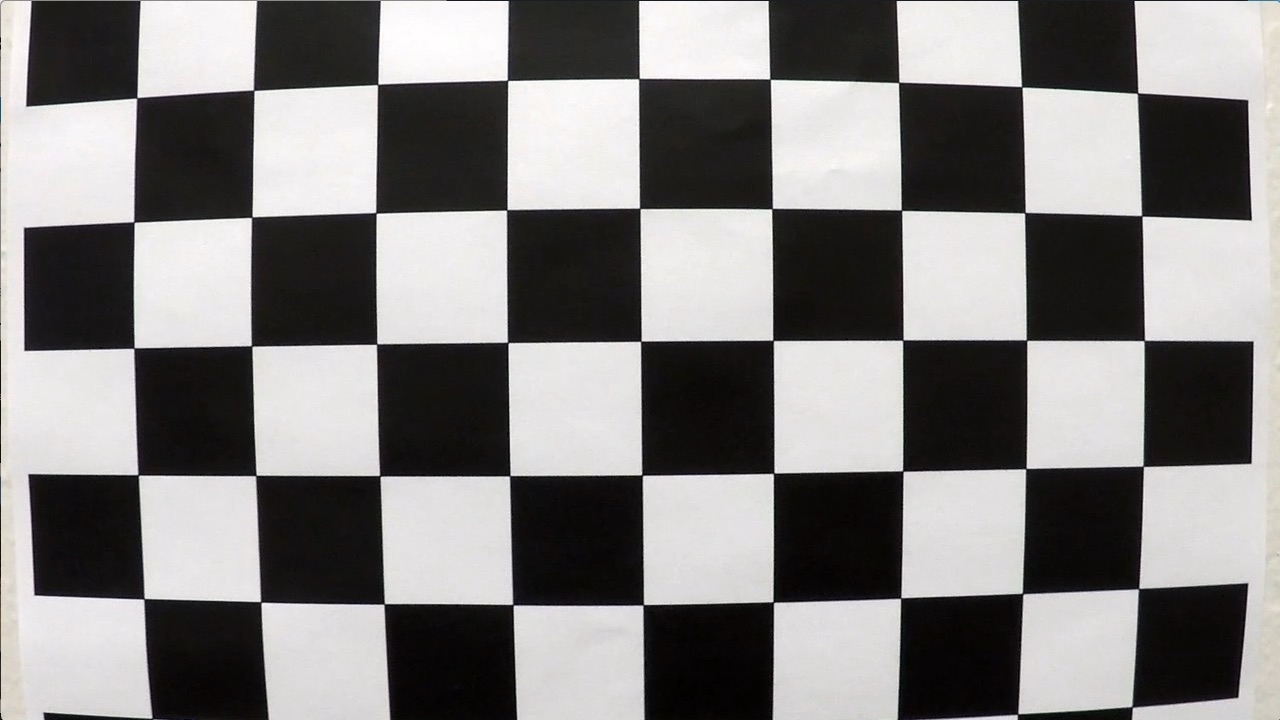
#> input picture camera_cal/calibration1.jpg, 1280 x 720 px; its folder holds 4 pictures in this run
$ jupyter execute project4.ipynb   (shell and % lines are left out)
#> lines starting #> are read from the running program, lines starting #| are printed output that depends on the picture; after the words box and inside, x2 and y2 are one past the last pixel; in counts of white or black regions, pixels touching at a corner belong together
## Advanced Lane Finding Project

The goals / steps of this project are the following:

* Compute the camera calibration matrix and distortion coefficients given a set of chessboard images.
* Apply a distortion correction to raw images.
* Use color transforms, gradients, etc., to create a thresholded binary image.
* Apply a perspective transform to rectify binary image ("birds-eye view").
* Detect lane pixels and fit to find the lane boundary.
* Determine the curvature of the lane and vehicle position with respect to center.
* Warp the detected lane boundaries back onto the original image.
* Output visual display of the lane boundaries and numerical estimation of lane curvature and vehicle position.

---
## First, I'll compute the camera calibration using chessboard images

[cell 1]
import numpy as np
import cv2
import glob
import matplotlib
#matplotlib.use('qt5agg')
import matplotlib.pyplot as plt

#%matplotlib qt

# prepare object points, like (0,0,0), (1,0,0), (2,0,0) ....,(6,5,0)
objp = np.zeros((6*9,3), np.float32)
objp[:,:2] = np.mgrid[0:9,0:6].T.reshape(-1,2)

# Arrays to store object points and image points from all the images.
objpoints = [] # 3d points in real world space
imgpoints = [] # 2d points in image plane.

# Make a list of calibration images
images = glob.glob('../camera_cal/calibration*.jpg')

# Step through the list and search for chessboard corners
for fname in images:
    print(fname)
    img = cv2.imread(fname)
#> img is the input picture: shape (720, 1280, 3); mean B, G, R 127.8, 128.4, 130.1
    gray = cv2.cvtColor(img,cv2.COLOR_BGR2GRAY)

    # Find the chessboard corners
    ret, corners = cv2.findChessboardCorners(gray, (9,6),None)
#> ret = False; corners = None

    # If found, add object points, image points
    if ret == True:
        objpoints.append(objp)
        imgpoints.append(corners)

        # Draw and display the corners
        img = cv2.drawChessboardCorners(img, (9,6), corners, ret)
        #cv2.imshow('img',img)
        plt.imshow(img)
#> pass 2 of the loop `for fname in images:`:
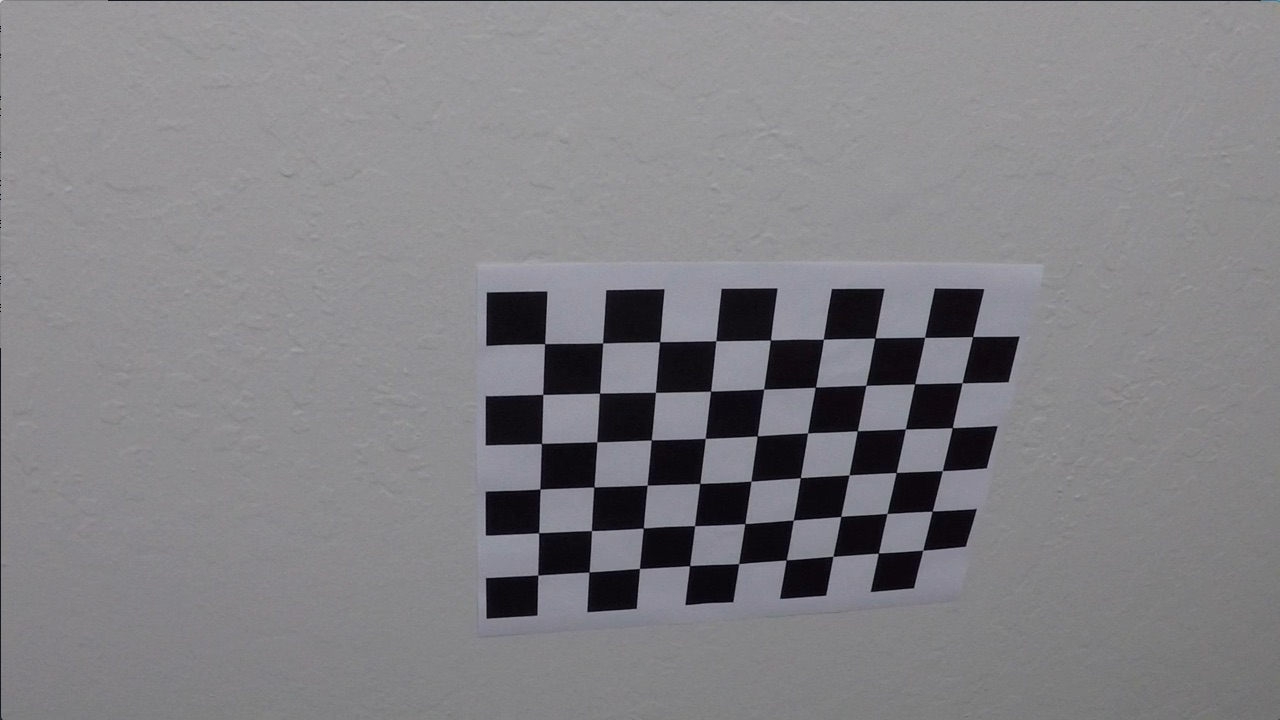
#> input picture camera_cal/calibration10.jpg, 1280 x 720 px
#> img is the input picture: shape (720, 1280, 3); mean B, G, R 133.1, 129.4, 130.2
#> ret = True; corners = 54 rows, first 8: [545.3, 343.1], [602.7, 342.8], [660.1, 341.3], [715.8, 340.7], [770.6, 340], [823.5, 339.2], [874.3, 338.5], [925.1, 337.4]
#> `img = cv2.drawChessboardCorners(img, (9,6), corners, ret)`:
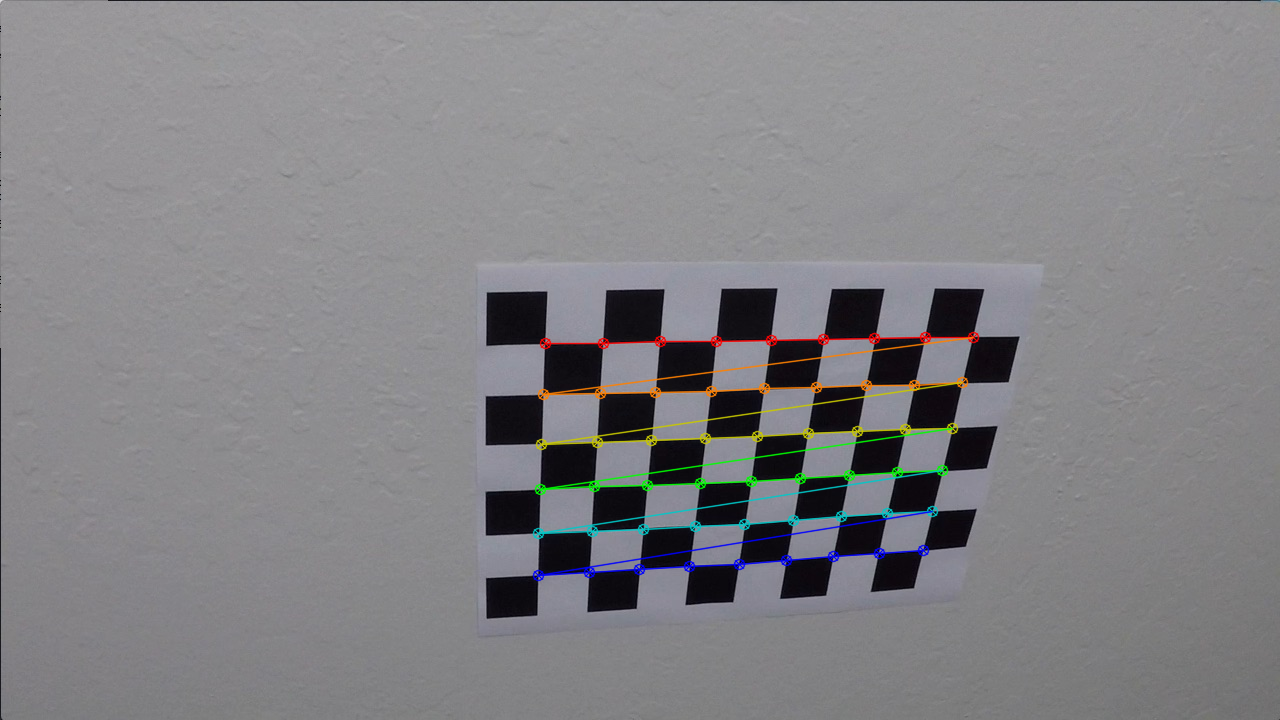
#> img: shape (720, 1280, 3); 1.91% of pixels changed, all inside (x1, y1, x2, y2) = (532, 331, 980, 582)
#> pass 3 of the loop `for fname in images:`:
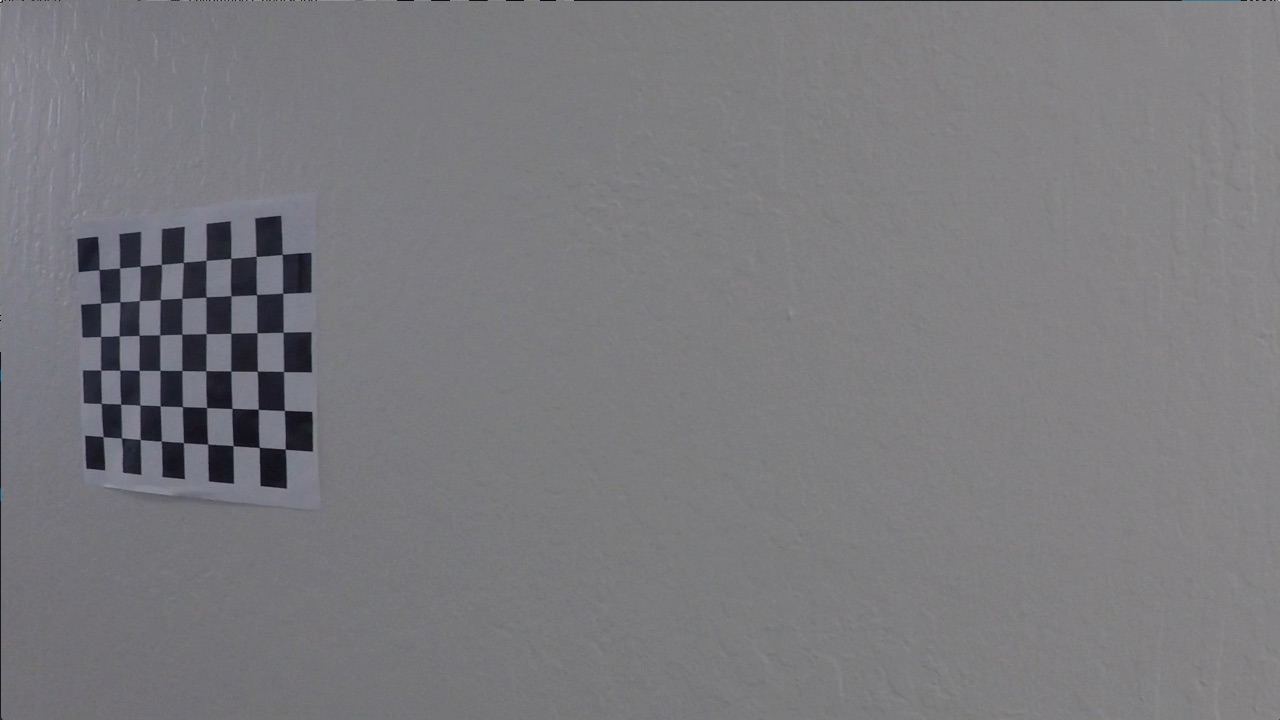
#> input picture camera_cal/calibration11.jpg, 1280 x 720 px
#> img is the input picture: shape (720, 1280, 3); mean B, G, R 125.2, 121.7, 122.2
#> corners = 54 rows, first 8: [99.22, 269.6], [119.6, 268], [140.1, 266.1], [161.3, 264.5], [183.3, 262.5], [206.1, 260.3], [230.7, 258.2], [256.2, 256.3]
#> `img = cv2.drawChessboardCorners(img, (9,6), corners, ret)`:
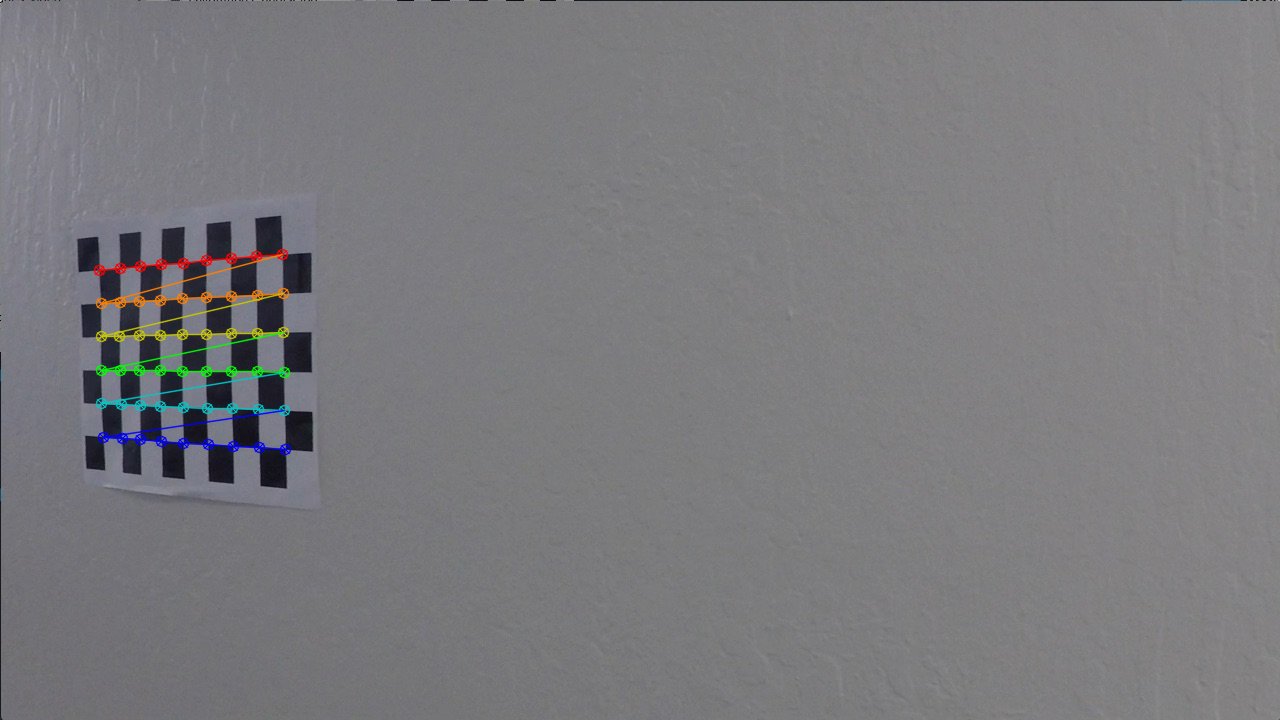
#> img: shape (720, 1280, 3); 1.11% of pixels changed, all inside (x1, y1, x2, y2) = (93, 248, 292, 456)
#> the loop made 4 passes; the first 3 are shown
        #cv2.waitKey(500)

#cv2.destroyAllWindows()
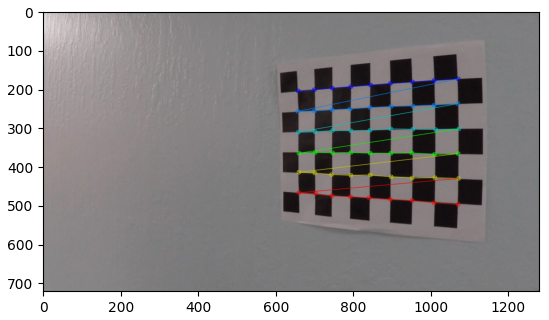
#> figure drawn by matplotlib, 1 panel; B, G, R data is drawn as R, G, B
